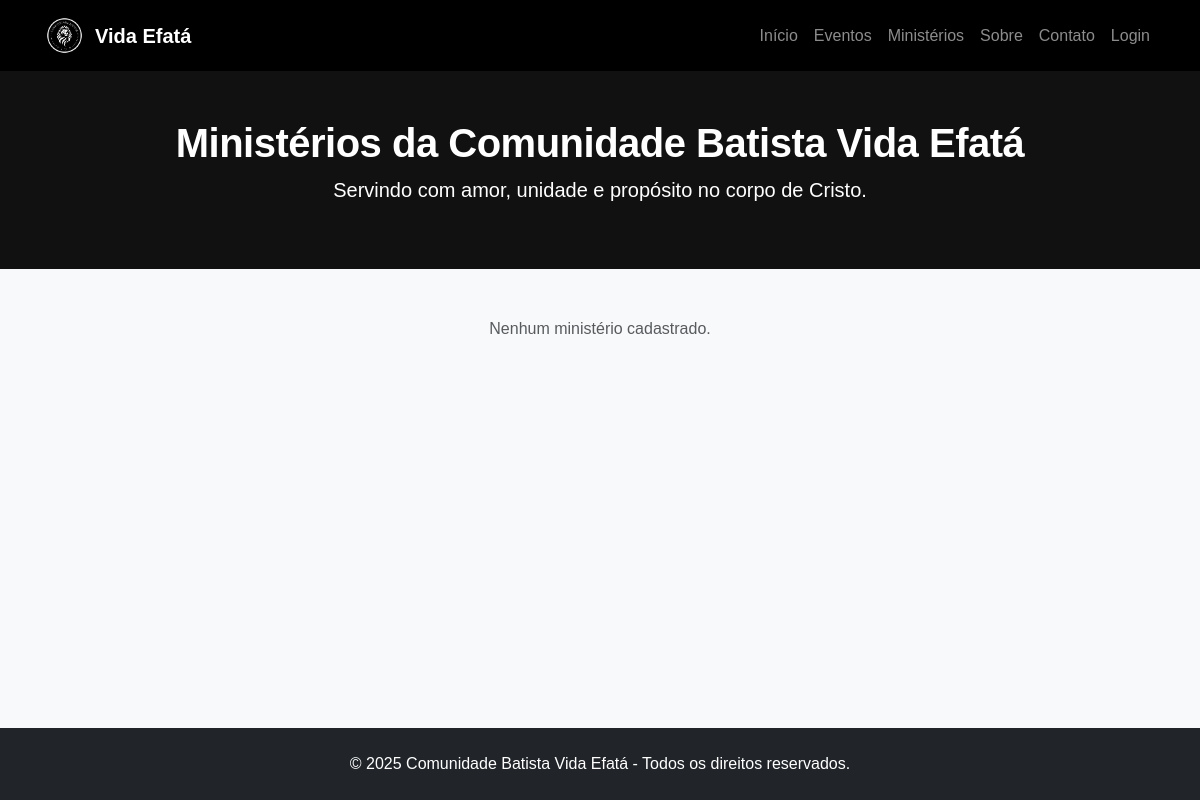
Page /ministerios on the earlier database version.
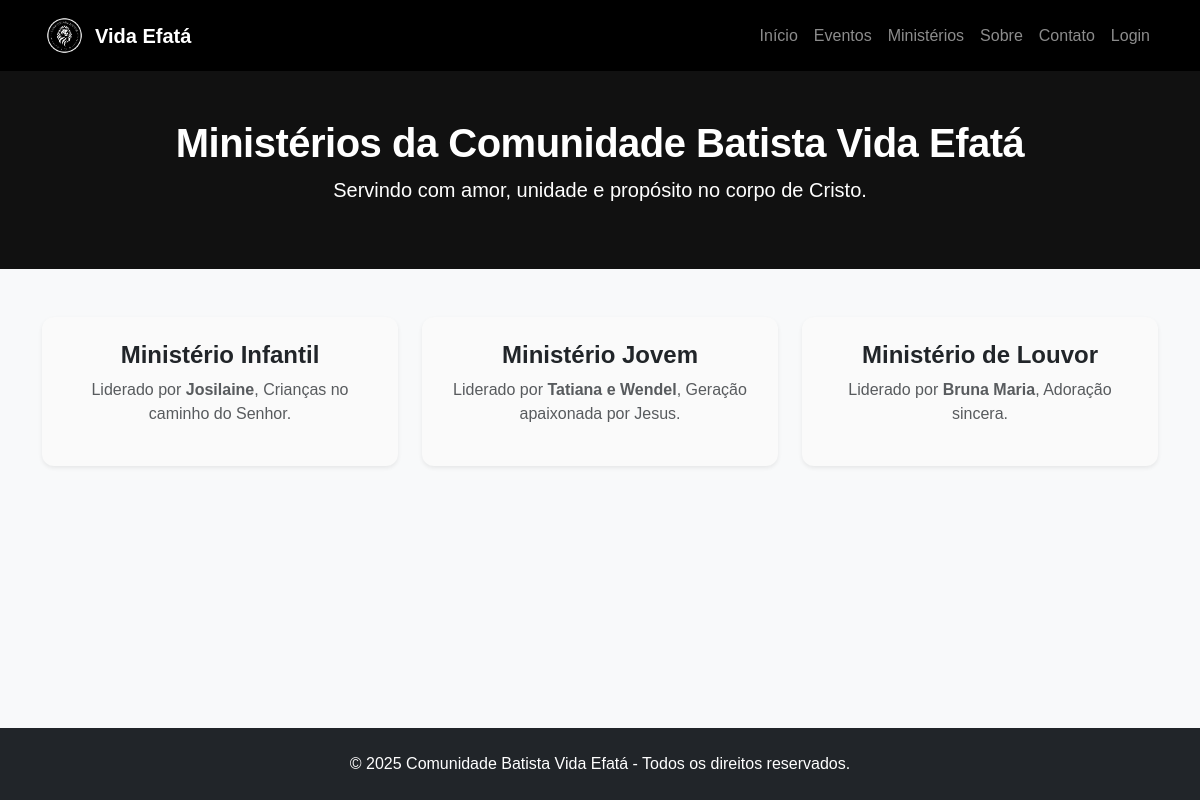
Same page on the later database version.
### app.py (models this page shows, shortened)
class Ministerio(db.Model):
    __tablename__ = 'ministerio'
    id = db.Column(db.Integer, primary_key=True)
    nome = db.Column(db.String(100), nullable=False)
    lider = db.Column(db.String(100), nullable=False)
    descricao = db.Column(db.Text, nullable=False)

### app.py (the view)
@app.route('/ministerios')
def ministerios():
    ministerios = Ministerio.query.order_by(Ministerio.nome).all()
    return render_template('public/ministerios.html', ministerios=ministerios)

### app.py (called while the page is built)
@app.context_processor
def inject_year():
    return {'current_year': datetime.now().year}

### templates/public/ministerios.html (shortened to what this page needs)
{% extends "base.html" %}
{% block content %}
<section class="text-center py-5" style="background-color: #111; color: white;">
    <div class="container">
        <h1 class="fw-bold">Ministérios da Comunidade Batista Vida Efatá</h1>
        <p class="lead">Servindo com amor, unidade e propósito no corpo de Cristo.</p>
    </div>
</section>
<section class="py-5 bg-light">
    <div class="container">
        <div class="row g-4 justify-content-center">
            {% for m in ministerios %}
            <div class="col-md-4">
                <div class="card border-0 shadow-sm text-center p-4 h-100">
                    <h4 class="fw-bold text-dark">{{ m.nome }}</h4>
                    <p class="text-muted">Liderado por <strong>{{ m.lider }}</strong>, {{ m.descricao }}</p>
                </div>
            </div>
            {% else %}
            <div class="col-12 text-center">
                <p class="text-muted">Nenhum ministério cadastrado.</p>
            </div>
            {% endfor %}
        </div>
    </div>
</section>
{% endblock %}

Differences in the rows shown:
added Ministerio: nome "Ministério Infantil", lider "Josilaine", descricao "Crianças no caminho do Senhor."
added Ministerio: nome "Ministério Jovem", lider "Tatiana e Wendel", descricao "Geração apaixonada por Jesus."
added Ministerio: nome "Ministério de Louvor", lider "Bruna Maria", descricao "Adoração sincera."
Other differences:
text no longer shown: "Nenhum ministério cadastrado."
